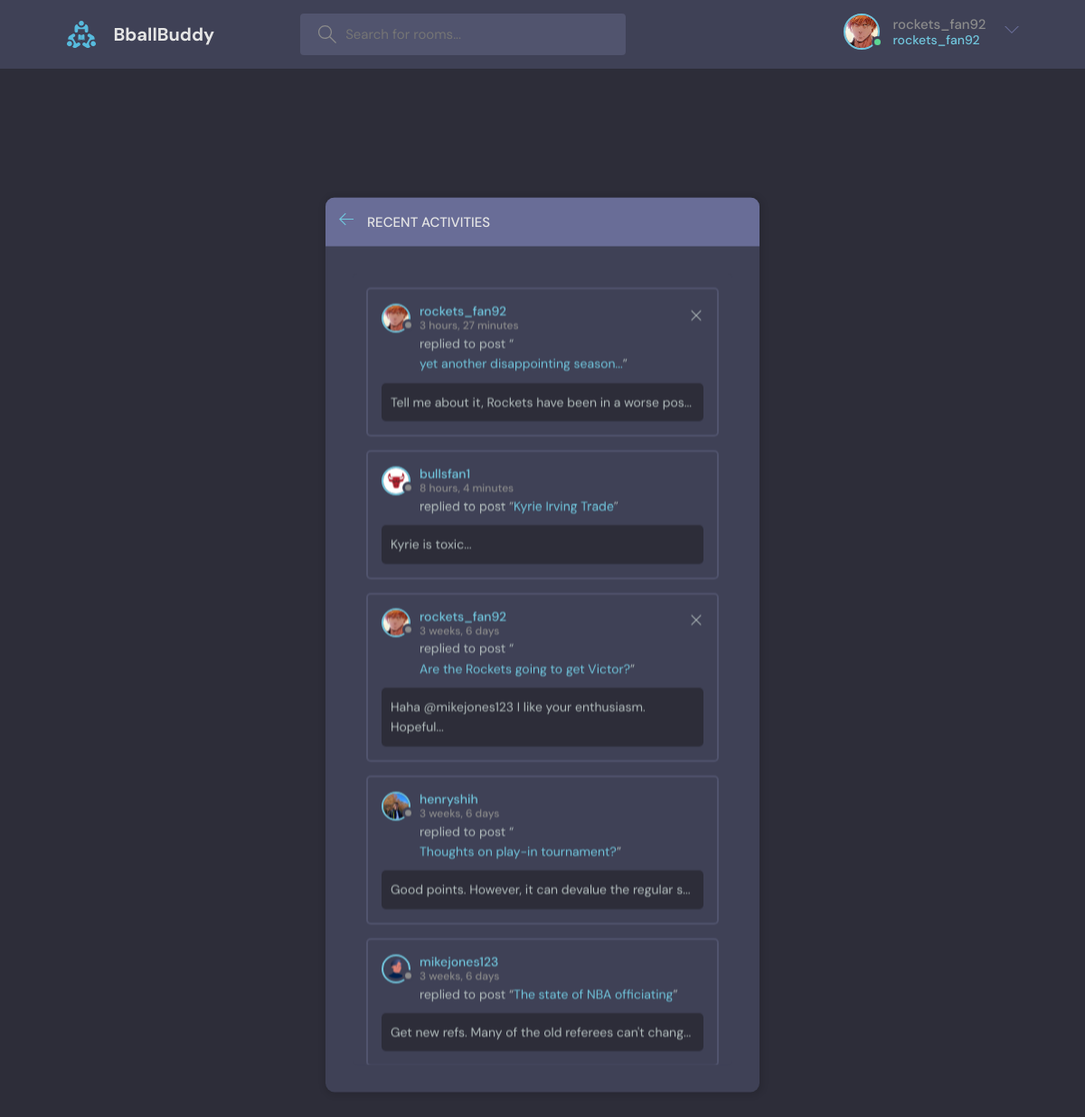
Page /activity/ (signed in) on the committed database.
### base/models.py (models this page shows, shortened)
class Profile(models.Model):
    user = models.OneToOneField(User, null=True, on_delete=models.CASCADE)
    name = models.CharField(max_length=200, null=True, blank=True)
    email = models.EmailField(unique=True, null=True)
    date_created = models.DateTimeField(auto_now_add=True, null=True)
    bio = models.TextField(null=True)
    avatar = models.ImageField(null=True, default="avatar.svg")

class Message(models.Model):
    user = models.ForeignKey(User,on_delete=models.CASCADE)
    room = models.ForeignKey(Room, on_delete=models.CASCADE)
    body = models.TextField()
    updated = models.DateTimeField(auto_now=True)
    created = models.DateTimeField(auto_now_add=True)
    class Meta:
        ordering = ['-updated', '-created']
    def __str__(self):
        return self.body[0:50]

class Room(models.Model):
    host = models.ForeignKey(User, on_delete=models.SET_NULL, null=True)
    topic = models.ForeignKey(Topic, on_delete=models.SET_NULL, null=True)
    name = models.CharField(max_length=200)
    description = models.TextField(null=True, blank=True)
    participants = models.ManyToManyField(User, related_name='participants', blank=True)
    updated = models.DateTimeField(auto_now=True)
    created = models.DateTimeField(auto_now_add=True)
    class Meta:
        ordering = ['-updated', '-created']
    def __str__(self):
        return self.name

### base/views.py (the view)
# urls.py: path('activity/',views.activityPage,name='activity')
def activityPage(request):
    activity_messages = Message.objects.all()[0:5]
    print(activity_messages)
    context={'activity_messages':activity_messages}
    return render(request, 'base/activity.html',context )

### base/templates/base/activity.html
{%extends 'main.html'%} {%block content%}
<main class="layout">
  <div class="container">
    <div class="layout__box">
      <div class="layout__boxHeader">
        <div class="layout__boxTitle">
          <a href="{%url 'home'%}">
            <svg
              version="1.1"
              xmlns="http://www.w3.org/2000/svg"
              width="32"
              height="32"
              viewBox="0 0 32 32"
            >
              <title>arrow-left</title>
              <path
                d="M13.723 2.286l-13.723 13.714 13.719 13.714 1.616-1.611-10.96-10.96h27.625v-2.286h-27.625l10.965-10.965-1.616-1.607z"
              ></path>
            </svg>
          </a>
          <h3>Recent Activities</h3>
        </div>
      </div>
      <div class="activities-page layout__body scroll">
        {%for message in activity_messages%}
        <div class="activities__box">
          <div class="activities__boxHeader roomListRoom__header">
            <a
              href="{%url 'user-profile' message.user.id%}"
              class="roomListRoom__author"
            >
              <div class="avatar avatar--small">
                <img src="{{message.user.profile.avatar.url}}" />
              </div>
              <p>
                {{message.user}}
                <span>{{message.created|timesince}}</span>
              </p>
            </a>
            {%if request.user == message.user%}
            <div class="roomListRoom__actions">
              <a href="{%url 'delete-message' message.id%}">
                <svg
                  version="1.1"
                  xmlns="http://www.w3.org/2000/svg"
                  width="32"
                  height="32"
                  viewBox="0 0 32 32"
                >
                  <title>remove</title>
                  <path
                    d="M27.314 6.019l-1.333-1.333-9.98 9.981-9.981-9.981-1.333 1.333 9.981 9.981-9.981 9.98 1.333 1.333 9.981-9.98 9.98 9.98 1.333-1.333-9.98-9.98 9.98-9.981z"
                  ></path>
                </svg>
              </a>
            </div>
            {%endif%}
          </div>
          <div class="activities__boxContent">
            <p>replied to post “<a href="room.html">{{message.room}}</a>”</p>
            <div class="activities__boxRoomContent">{{message}}...</div>
          </div>
        </div>
        {%endfor%}
      </div>
    </div>
  </div>
</main>
{%endblock content%}

### templates/navigation.html (shortened to what this page needs)
{%load static%}
<header class="header header--loggedIn">
  <div class="container">
    <a href="{%url 'home'%}" class="header__logo">
      <img src="{%static 'images/logo.svg'%}" />
      <h1>BballBuddy</h1>
    </a>
    <form class="header__search" method="GET" action="{%url 'home'%}">
      <label>
        <input type="text" name="q" placeholder="Search for rooms..." />
      </label>
    </form>
    <nav class="header__menu">
      {% if request.user.is_authenticated %}
      <div class="header__user">
        <a href="{%url 'user-profile' request.user.id%}">
          <div class="avatar avatar--medium active">
            <img src="{{request.user.profile.avatar.url}}" />
          </div>
          <p>
            {{request.user.username}} <span>{{request.user.username}}</span>
          </p>
        </a>
        <button class="dropdown-button">
          <svg
            version="1.1"
            xmlns="http://www.w3.org/2000/svg"
            width="32"
            height="32"
            viewBox="0 0 32 32"
          >
            <title>chevron-down</title>
            <path d="M16 21l-13-13h-3l16 16 16-16h-3l-13 13z"></path>
          </svg>
        </button>
      </div>
      {%else%}
      <a href="{%url 'login' %}">
        <img src="{%static 'images/avatar.svg'%}" />
        <p>Login</p>
      </a>
      {%endif%}
    </nav>
  </div>
</header>

### rows in the picture
Message: user.profile.avatar (picture), user "rockets_fan92", created "3 hours, 27 minutes", room "yet another disappointing season...", body "Tell me about it, Rockets have been in a worse pos"
Message: user.profile.avatar (picture), user "bullsfan1", created "8 hours, 4 minutes", room "Kyrie Irving Trade", body "Kyrie is toxic"
Message: user.profile.avatar (picture), user "rockets_fan92", created "3 weeks, 6 days", room "Are the Rockets going to get Victor?", body "Haha @mikejones123 I like your enthusiasm. Hopeful"
Message: user.profile.avatar (picture), user "henryshih", created "3 weeks, 6 days", room "Thoughts on play-in tournament?", body "Good points. However, it can devalue the regular s"
Message: user.profile.avatar (picture), user "mikejones123", created "3 weeks, 6 days", room "The state of NBA officiating", body "Get new refs. Many of the old referees can't chang"

### other values in the picture
{{ request.user.username }} "rockets_fan92"
